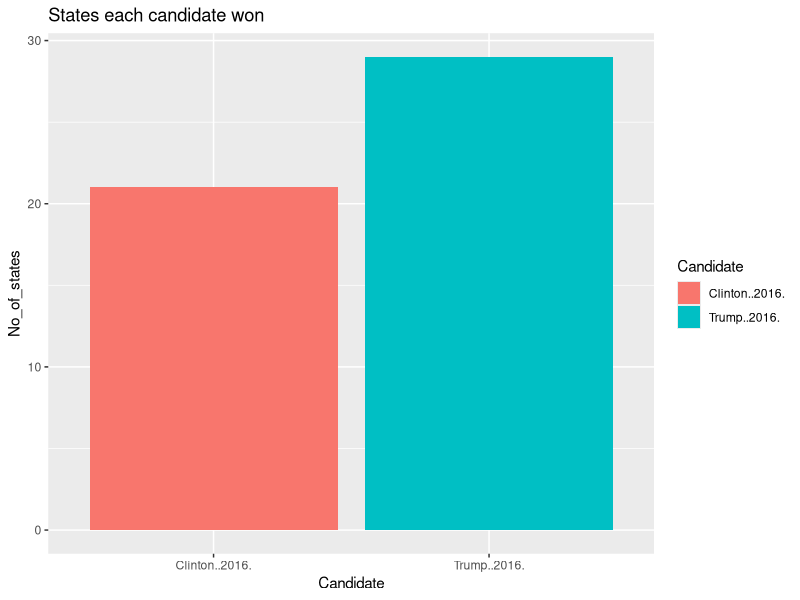
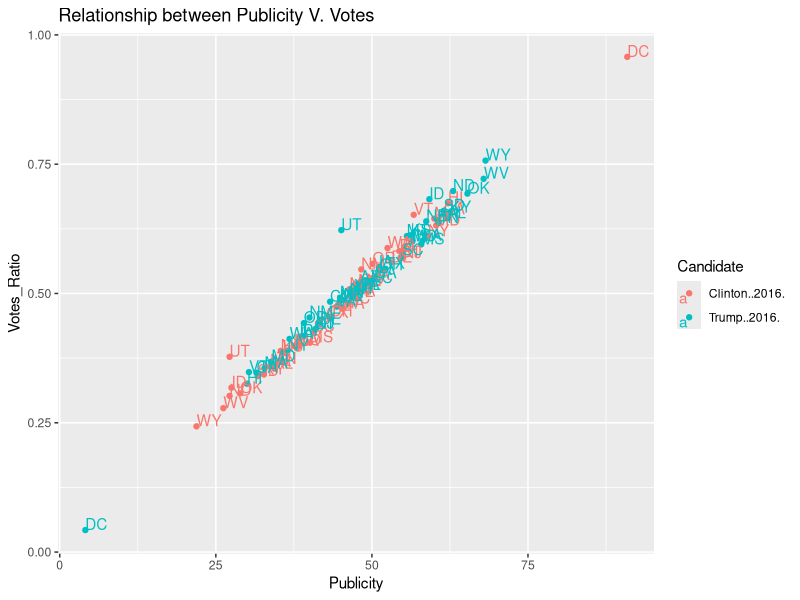
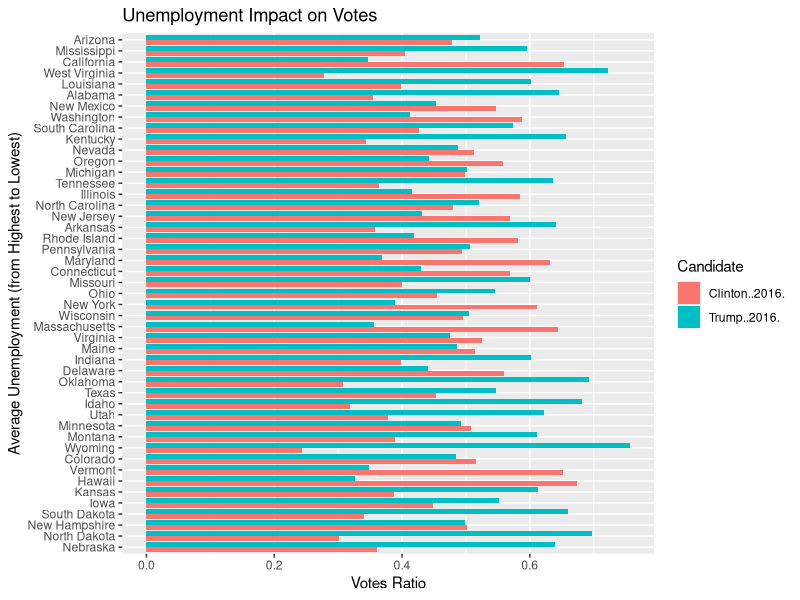
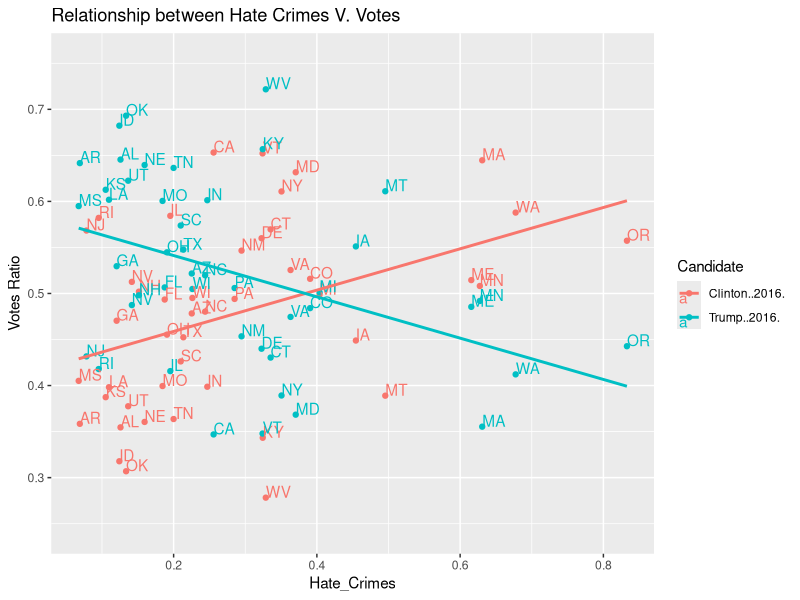

Write R code to recreate these figures, in order.
library(dplyr)
library(readr)
library(ggplot2)
library(knitr)
options(scipen = 99)
dataset=read.csv("dataset.csv")
datasetc=dataset%>%mutate(ratioC=votes_dem_2016/(votes_dem_2016 + votes_gop_2016))
datasetct=datasetc %>%mutate(ratioT=votes_gop_2016/(votes_dem_2016 + votes_gop_2016))
kable(datasetct)


One=datasetct%>%select(state, state_abbr, hate_crimes_per_100k_splc, `Rates.of.2016`, `Rates.of.2015`, `Rates.of.2014`, `Clinton..2016.`, `Trump..2016.` )
library(reshape2)                    
One_y <- One %>% melt(id = c("state", "state_abbr","hate_crimes_per_100k_splc", 'Rates.of.2016', 'Rates.of.2015', 'Rates.of.2014'))

Two = datasetct %>% select(state, ratioC, ratioT)
Two_y <- Two %>% melt(id = c("state"))

Final=cbind(One_y, Two_y)
colnames(Final)= c("State", "Abbr","Hate_Crimes", "Unemp2016", "Unemp2015", "Unemp2014", "Candidate", "Publicity",
                   "State2","Ratio", "Votes" )
Final=Final%>%mutate(Win = Votes > 0.5)
Final_Win=Final%>%select(State, Abbr, Candidate, Publicity, Ratio, Votes, Win)
Final_Win=na.omit(Final_Win)
kable(datasetct)

Final1= Final%>%group_by(Candidate, Win)%>%summarise(n())
colnames(Final1)=c("Candidate", "Win", "No_of_states")
Final1= na.omit(Final1)
Final1=subset(Final1, Win==TRUE)
ggplot(Final1, aes(x= Candidate,y= No_of_states, fill= Candidate))+geom_bar(stat="identity")+ggtitle("States each candidate won")

ggplot(Final,aes(x=Publicity, y=Votes, color=Candidate, label=Abbr))+geom_point()+geom_text(hjust=0, vjust=0)+ylab("Votes_Ratio")+ggtitle("Relationship between Publicity V. Votes")
#Relationship between publicity and votes received.

Final2 <- Final %>% mutate(mean_unemp = (Unemp2016 + Unemp2015 + Unemp2014) / 3) %>% select(State,Abbr, Unemp2016, Unemp2015, Unemp2014,mean_unemp,Candidate, Votes)
Final2=na.omit(Final2)
ggplot(Final2, aes(x=reorder(State,mean_unemp), y=Votes, fill= Candidate))+geom_bar(stat="identity",position = "dodge")+coord_flip()+xlab("Average Unemployment (from Highest to Lowest)")+ylab("Votes Ratio")+ggtitle("Unemployment Impact on Votes")



Hate=Final%>%select(State, Abbr, Candidate, Hate_Crimes, Votes)
Hate=Hate%>%filter(State!="District of Columbia")
ggplot(Hate, aes(x=Hate_Crimes, y=Votes, color=Candidate, label=Abbr))+geom_point()+geom_text(hjust=0,vjust=0)+geom_smooth(method = lm, se=FALSE)+ylab("Votes Ratio")+ggtitle("Relationship between Hate Crimes V. Votes")
